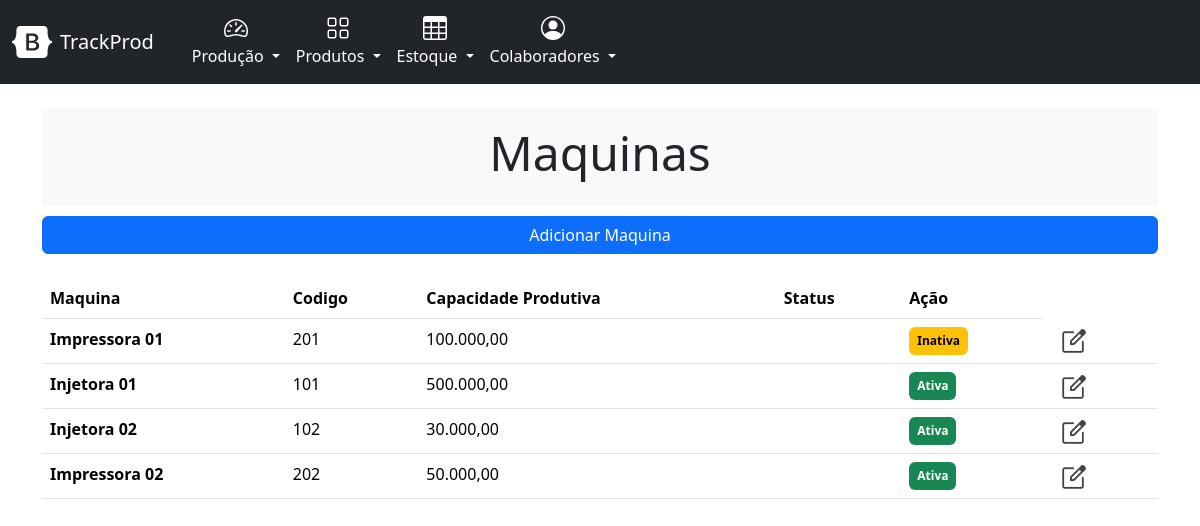
Before: /producao/list_maquinas with the older database file.
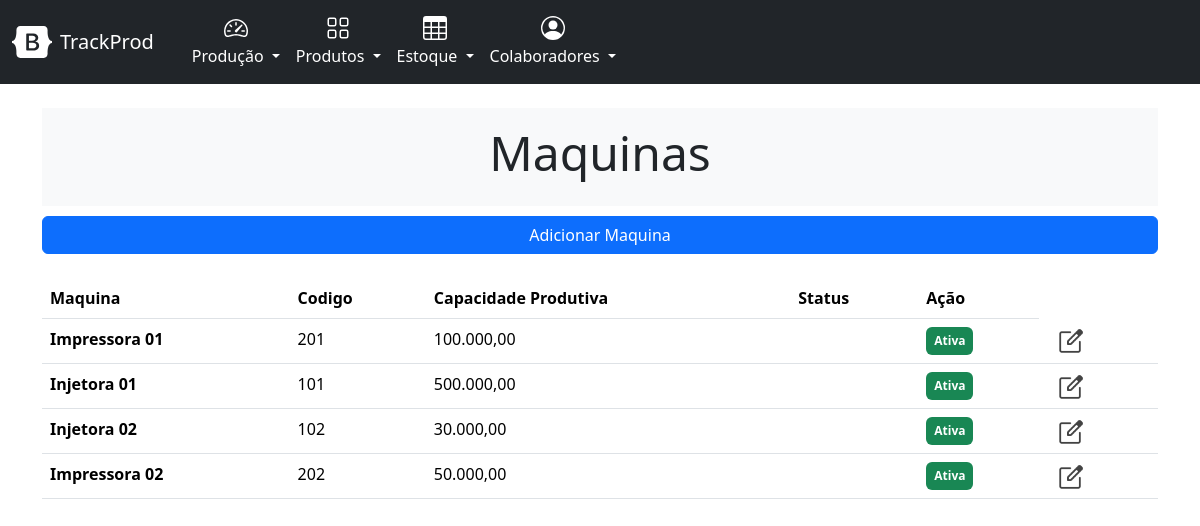
After: the same page with the newer database file.
### producao/models.py (models this page shows, shortened)
class Maquina(models.Model):
    STATUS_CHOICES = [
        ('ativo', 'Ativo'),
        ('inativo', 'Inativo'),
    ]
    nome = models.CharField(max_length=255)
    codigo = models.CharField(max_length=50, unique=True)
    observacao = models.CharField(max_length=300, blank=True, null=True)
    capacidade_producao = models.DecimalField(max_digits=10, decimal_places=2)
    em_manutencao = models.BooleanField(default=False)
    status = models.CharField(max_length=7, choices=STATUS_CHOICES, default="ativo")
    date_added = models.DateTimeField(auto_now_add=True)

### producao/views.py (the view)
# urls.py: path('list_maquinas', views.list_maquinas, name='list_maquinas'),
def list_maquinas(request):
    maquinas = Maquina.objects.all()
    context = {'maquinas': maquinas}
    return render(request, 'maquina/list_maquinas.html', context)

### producao/templates/maquina/list_maquinas.html (shortened to what this page needs)
{% extends "base.html" %}
{% load static %}
{% load humanize %}
{% block header %}
    <div class="py-3 bg-light text-center">
        <h2 class="display-5">Maquinas</h2>
    </div>
{% endblock header %}
{% block content %}
{% block buttons %}
  <div class="d-grid gap-2" style="margin-top: 10px;">
      <a class="btn btn-primary" href="{% url 'nova_maquina'%}" role="button">Adicionar Maquina</a>
  </div>
{% endblock buttons %}
    <table class="table table-hover">
        <thead >
          <tr>
            <th scope="col">Maquina</th>
            <th scope="col">Codigo</th>
            <th scope="col">Capacidade Produtiva</th>
            <th scope="col">Status</th>
            <th scope="col">Ação</th>
          </tr>
        </thead>
        <tbody class="table table-hover">
        {% for maquina in maquinas %}
          <tr style="cursor: pointer;" onclick="window.location.href='{% url 'maquina' maquina.id  %}'">
            <th scope="row">{{ maquina.nome }}</th>
            <td>{{ maquina.codigo }}</td>
            <td>{{ maquina.capacidade_producao|intcomma }}</td>
            <td>{{ ordem_producao.data_previsao | date:'d/m/Y'}}</td>
            {% if maquina.status == "ativo" %}
              <td><span class="badge text-bg-success">Ativa</span></td>
            {% else %}
              <td> <span class="badge text-bg-warning">Inativa</span></td>
            {% endif %}
            <td><a href="{% url 'index' %}"><img src="{% static 'core/icon-apontamento.png' %}" style="width: 30px; margin-bottom: -5px;"></a></td>
          </tr>
        {% empty %}
          Não há ordens para visualizar
        {% endfor %}
        </tbody>
      </table>
{% endblock content %}

Changed rows visible on the page:
changed Maquina "Impressora 01": status "Inativa" → "Ativa"
